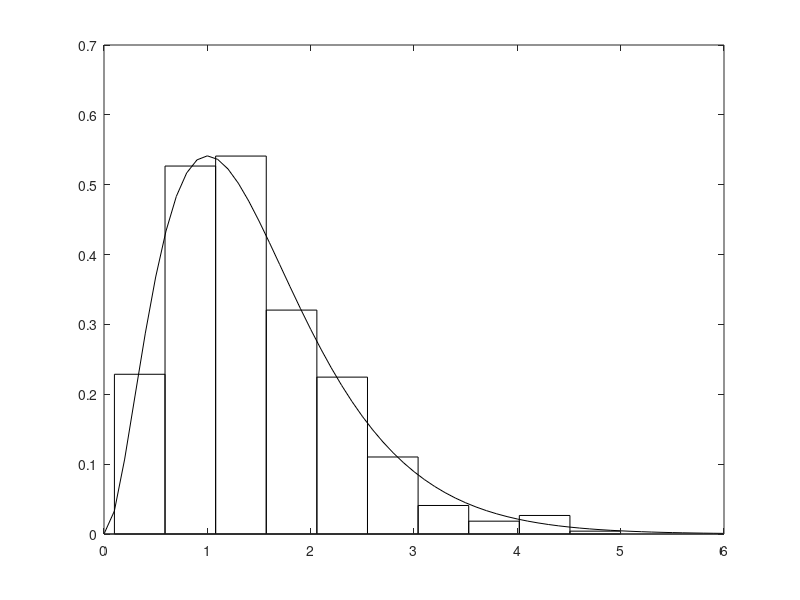

Write MATLAB code to recreate this figure.
% Example 4.7
% Computational Statistics Handbook with MATLAB, 2nd Edition
% Wendy L. and Angel R. Martinez

n = 1000;
t = 3;
lam = 2;
% Generate the uniforms needed. Each column
% contains the t uniforms for a realization of a
% gamma random variable.
U = rand(t,n);
% Transform according to Equation 4.13.
logU = -log(U)/lam;
X = sum(logU);

% now do the histogram
[N,h]=hist(X,10);
% change bar heights
N=N/(h(2)-h(1))/n;
% now get the theoretical pdf
x = 0:.1:6;
y = gampdf(x,t,1/lam);
bar(h,N,1,'w')
hold on
plot(x,y,'k')
hold off
